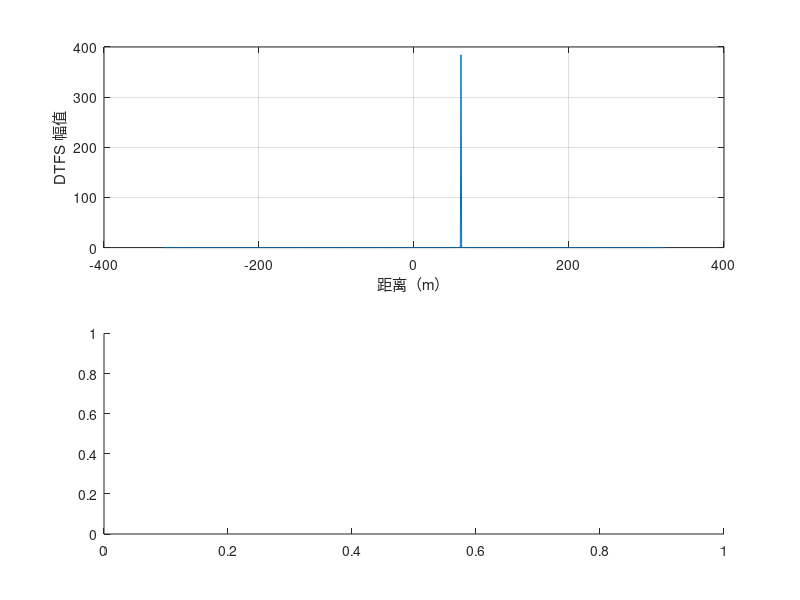

Recreate this plot in MATLAB. (Note: this script raises an error after producing the figure.)
clear; clc;

%% 基本参数
c = 3e8;
fc = 2.253e9;
B = 178e6;
Tchirp = 1/65;
fs = 50e3;
K = B / Tchirp;
Nr = floor(fs * Tchirp); Nd = 128;

%% 模拟合成
% 一个目标的匀速运动
R0 = 60.3; % 第一个 chirp 开始时的距离（m）
v0 = 0.30; % 径向速度（m/s），远离为正

% 模拟发射和回波，混频生成 IF 样本
tInC = (1:Nr)' / fs; % 每条 chirp 内的采样时刻，列向量
tCSt = (0:Nd-1) * Tchirp; % 每条 chirp 的起始时刻，行向量
tau = 2 * (R0 + v0 * (tInC + tCSt)) / c; % tInC + tCSt 定位总运动时间
                                         % 发生混频的两个波时间差为 tau
                                         % Nr * Nd 矩阵
phi = @(s) 2*pi * (fc*s + K*s.^2/2); % phi(s): f(s) = fc + Ks 的相位
X = 0.5 * exp(1j * (phi(tInC) - phi(tInC - tau))); % 合成不同时刻的 IF 样本
                                                   % Nr * Nd 矩阵
% 注意：这里通过计算相位合成的 X 已经携带多普勒效应带来的频移

%% 测速度
v = zeros(1, Nd-1);
for chirp = 2:Nd
    % 计算相邻两 chirp 之间的相位差，对齐第一个样本，保证时间间隔为 Tchirp
    dphi = angle(X(1, chirp) * conj(X(1, chirp - 1)));
    % 由相位差计算径向速度 v
    v(chirp - 1) = (c / fc) * dphi / (4*pi * Tchirp);
end

%% 测距离（考虑多普勒效应）
fd = fc - fc * (c - v) / (c + v); % 回波的多普勒频移

Y = fft(X, [], 1); % 对 X 的每列分别做 DTFS
% 找到 Nd 条 chirp 中最大的幅值
% 近似物体静止求 R，以下类似 Problem_A
maxA = -Inf;
maxRow = 1;
maxChirp = 1;
for chirp = 1:Nd
    for row = 1:ceil(Nr/2) % 后半段是对称的，幅值相同
        A = abs(Y(row, chirp));
        if (A > maxA)
            maxA = A;
            maxRow = row;
            maxChirp = chirp;
        end
    end
end

fb = (maxRow - 1) * fs / Nr; % 拍频的频率，fs/Nr=1/Tchirp，与 Problem_A 等价
R = c * (fb - fd) / (2 * K); % 从拍频中扣除多普勒频移，计算距离
tRef = tCSt(maxChirp) + mean(tInC); % tCSt(maxChirp)：选中 chirp 起始时间
                                    % mean(tInc)：用中点估算 chirp 内信号
                                    % 发出到触碰所用时间
Rini = R - v(1) * tRef; % 扣除选中 chirp 触碰到目标的时间内目标的移动得到初始距离

%% 输出 & 作图
fprintf("拍频：%.2f Hz；多普勒频移：%.2f Hz\n", fb, fd);
fprintf("触碰时距离：%.2f m；初始距离：%.2f m\n", R, Rini);
fprintf("径向速度：%.2f m/s\n", v(1));

subplot(2, 1, 1);
nx = ((-floor(Nr/2):ceil(Nr/2)-1) * fs / Nr - fd) * c / (2 * K);
plot(nx, abs(fftshift(Y(:, maxChirp))));
xlabel("距离（m）");
ylabel("DTFS 幅值");
grid on;

subplot(2, 1, 2);
plot(2:Nd, round(v, 3), '.-');
xlabel("chirp（#）");
ylabel("径向速度（m/s）");
grid on;
